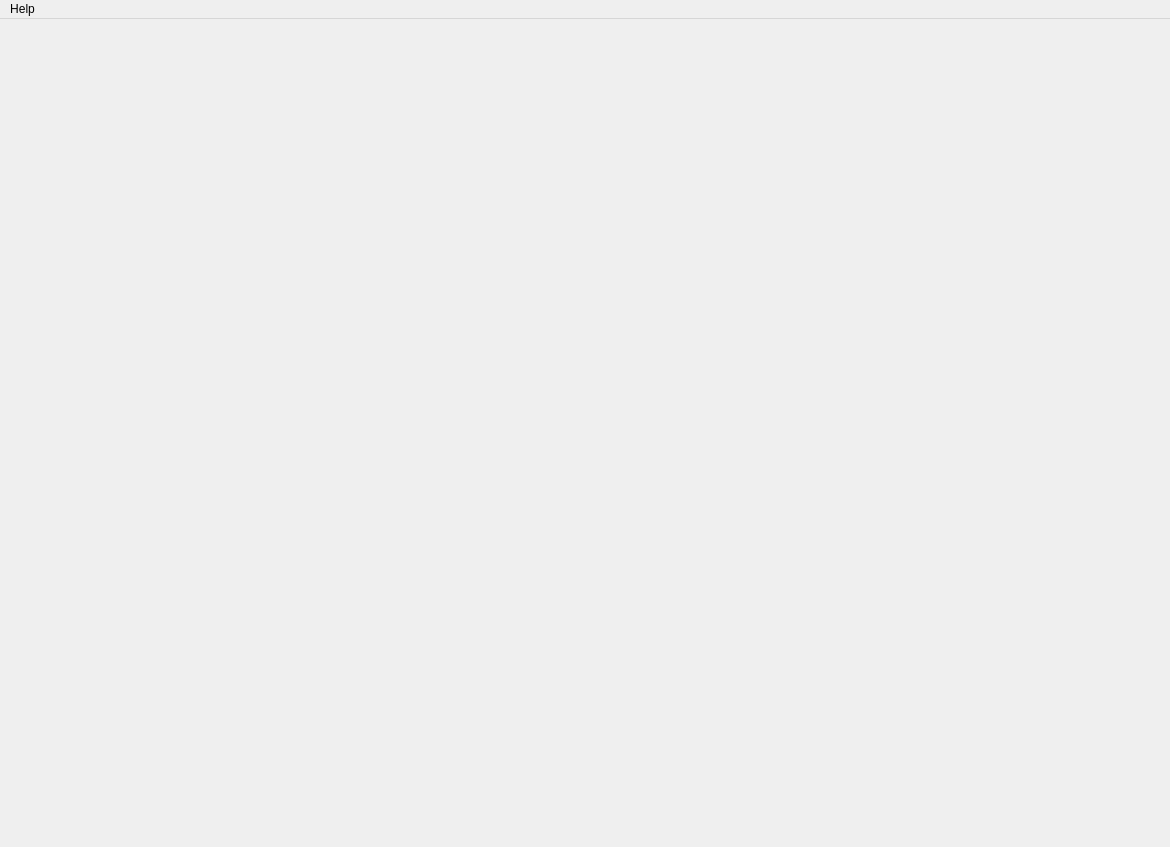
<?xml version="1.0" encoding="UTF-8"?>
<ui version="4.0">
 <class>MainWindow</class>
 <widget class="QMainWindow" name="MainWindow">
  <property name="geometry">
   <rect>
    <x>0</x>
    <y>0</y>
    <width>1170</width>
    <height>847</height>
   </rect>
  </property>
  <property name="windowTitle">
   <string>PPG 1.0</string>
  </property>
  <widget class="QWidget" name="centralWidget">
   <layout class="QVBoxLayout" name="verticalLayout">
    <item>
     <layout class="QHBoxLayout" name="horizontalLayout">
      <item>
       <layout class="QVBoxLayout" name="vlWebcam"/>
      </item>
      <item>
       <layout class="QVBoxLayout" name="vlSignal"/>
      </item>
     </layout>
    </item>
   </layout>
  </widget>
  <widget class="QMenuBar" name="menuBar">
   <property name="geometry">
    <rect>
     <x>0</x>
     <y>0</y>
     <width>1170</width>
     <height>21</height>
    </rect>
   </property>
   <widget class="QMenu" name="menuAbout">
    <property name="title">
     <string>Help</string>
    </property>
    <addaction name="actionAbout"/>
   </widget>
   <addaction name="menuAbout"/>
  </widget>
  <action name="actionAbout">
   <property name="text">
    <string>About PPG...</string>
   </property>
  </action>
 </widget>
 <layoutdefault spacing="6" margin="11"/>
 <resources/>
 <connections/>
</ui>
